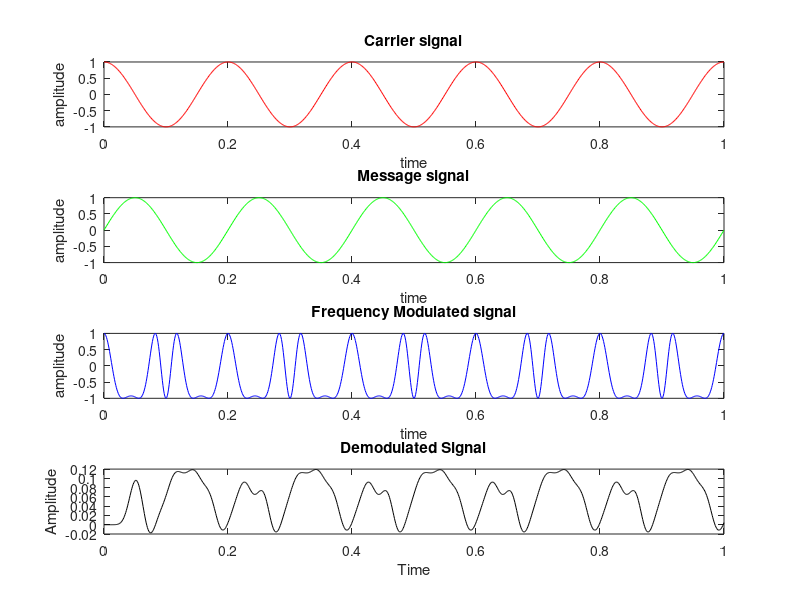

This figure's MATLAB source:
%Generating a FM Signal and Demodulating it
%Written by Debagnik Kar 1804373

clc;
clear all;
close all;

fc=input('Enter the carrier signal: ');
fm=input('Enter the message signal: ');
mu=input('Modulation index ');

t=linspace(0,1,1000);

c=cos(2*pi*fc*t);%carrier signal
m=sin(2*pi*fm*t);%message signal

subplot(4,1,1);
plot(t,c,'r'); %plotting the carrier signal
ylabel('amplitude');
xlabel('time');
title('Carrier signal');

subplot(4,1,2);
plot(t,m,'g'); %plotting the message signal
ylabel('amplitude');
xlabel('time');
title('Message signal');

y=cos(2*pi*fc*t-(mu*sin(2*pi*fm*t))); % FM Generation

subplot(4,1,3);
plot(t,y,'b'); % Plotting the FM Generation
ylabel('amplitude');
xlabel('time');
title('Frequency Modulated signal');

%FM Demodulation

dem = diff(y);
dem = [0,dem];
rect_dem = abs(dem)

[b,a]=butter(10,0.06);
rec = filter(b,a,rect_dem);

subplot(4,1,4)
plot(t,rec,'k')
xlabel('Time')
ylabel('Amplitude')
title('Demodulated Signal')